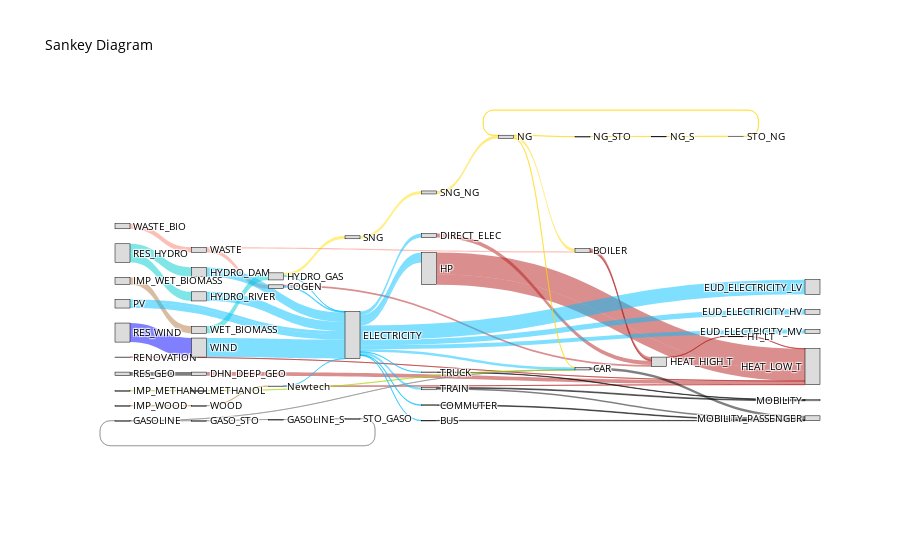

The code cell stored with this chart in its notebook:
### Markdown cell above
- The `postprocessing` function enriches the results with additional analysis, making them ready for interpretation and plotting.

#### Generate and Display a Sankey Diagram

A Sankey diagram visually represents the energy flows within the system, showing how the new technology interacts with other components.

### Code cell
# Generate the Sankey diagram based on the results
fig = plot_sankey(results_ch)
fig.show()

### Figure 1 — Plotly figure (JSON) as saved in the notebook; plotly's stock layout.template omitted (floating-point values rounded to 4 significant figures)
{"data": [{"link": {"color": ["rgba(181, 31, 31, 0.50)", "rgba(181, 31, 31, 0.50)", "rgba(181, 31, 31, 0.50)", "rgba(181, 31, 31, 0.50)", "rgba(128, 128, 128, 0.50)", "rgba(128, 128, 128, 0.50)", "rgba(128, 128, 128, 0.50)", "rgba(181, 31, 31, 0.50)", "rgba(181, 31, 31, 0.50)", "rgba(255, 225, 0, 0.50)", "rgba(165, 218, 0, 0.50)", "rgba(179, 123, 68, 0.50)", "rgba(205, 133, 63, 0.50)", "rgba(181, 31, 31, 0.50)", "rgba(181, 31, 31, 0.50)", "rgba(181, 31, 31, 0.50)", "rgba(181, 31, 31, 0.50)", "rgba(181, 31, 31, 0.50)", "rgba(0, 0, 0, 0.50)", "rgba(0, 206, 209, 0.50)", "rgba(0, 206, 209, 0.50)", "rgba(0, 0, 255, 0.50)", "rgba(128, 128, 128, 0.50)", "rgba(250, 128, 114, 0.50)", "rgba(250, 128, 114, 0.50)", "rgba(250, 128, 114, 0.50)", "rgba(0, 206, 209, 0.50)", "rgba(205, 133, 63, 0.50)", "rgba(0, 0, 0, 0.50)", "rgba(0, 0, 0, 0.50)", "rgba(0, 0, 0, 0.50)", "rgba(0, 0, 0, 0.50)", "rgba(0, 0, 0, 0.50)", "rgba(0, 0, 0, 0.50)", "rgba(128, 128, 128, 0.50)", "rgba(165, 218, 0, 0.50)", "rgba(0, 191, 255, 0.50)", "rgba(0, 191, 255, 0.50)", "rgba(0, 191, 255, 0.50)", "rgba(0, 191, 255, 0.50)", "rgba(0, 191, 255, 0.50)", "rgba(0, 191, 255, 0.50)", "rgba(0, 191, 255, 0.50)", "rgba(0, 191, 255, 0.50)", "rgba(0, 191, 255, 0.50)", "rgba(0, 191, 255, 0.50)", "rgba(0, 191, 255, 0.50)", "rgba(0, 191, 255, 0.50)", "rgba(0, 191, 255, 0.50)", "rgba(0, 191, 255, 0.50)", "rgba(0, 191, 255, 0.50)", "rgba(0, 191, 255, 0.50)", "rgba(0, 191, 255, 0.50)", "rgba(0, 191, 255, 0.50)", "rgba(0, 191, 255, 0.50)", "rgba(255, 215, 0, 0.50)", "rgba(255, 215, 0, 0.50)", "rgba(255, 215, 0, 0.50)", "rgba(255, 215, 0, 0.50)", "rgba(255, 225, 0, 0.50)", "rgba(255, 215, 0, 0.50)", "rgba(255, 215, 0, 0.50)", "rgba(255, 215, 0, 0.50)"], "label": [38550.0, 6424.0, 18010.0, 0.000426, 2.873e-12, 2.873e-12, 2.873e-12, 434.2, 434.2, 5285.0, 5.072e-13, 12470.0, 0.02898, 5179.0, 1692.0, 3084.0, 6968.0, 0.02898, 6424.0, 16120.0, 16580.0, 33540.0, 2.873e-12, 6853.0, 2064.0, 8917.0, 12472, 0.02898, 520.6, 4240.0, 1152.0, 1463.0, 2763.0, 612.2, 4.43e-12, 5.072e-13, 6968.0, 12850.0, 4503.0, 16580.0, 211.4, 16120.0, 1371.0, 0.01449, 5269.0, 9911.0, 33540.0, 8896.0, 25870.0, 7404.0, 520.6, 4240.0, 1152.0, 4226.0, 612.2, 310.2, 5285.0, 310.2, 310.2, 5285.0, 5285.0, 310.2, 2.006e-13], "source": [16, 5, 16, 32, 11, 12, 13, 14, 17, 19, 21, 22, 23, 0, 0, 3, 6, 30, 33, 34, 34, 35, 38, 42, 42, 43, 44, 46, 1, 2, 4, 40, 40, 41, 11, 24, 7, 7, 7, 18, 19, 20, 3, 30, 31, 31, 45, 7, 7, 7, 7, 7, 7, 7, 7, 27, 27, 28, 29, 36, 37, 39, 27], "target": [15, 15, 15, 15, 13, 38, 12, 17, 15, 36, 24, 44, 46, 14, 14, 14, 14, 15, 5, 20, 18, 45, 11, 3, 0, 42, 19, 30, 26, 26, 26, 25, 26, 25, 2, 2, 6, 16, 16, 7, 7, 7, 7, 7, 7, 7, 7, 8, 9, 10, 1, 2, 4, 40, 41, 29, 0, 39, 28, 37, 27, 27, 2], "value": [38550.0, 6424.0, 18010.0, 0.000426, 2.873e-12, 2.873e-12, 2.873e-12, 434.2, 434.2, 5285.0, 5.072e-13, 12470.0, 0.02898, 5179.0, 1692.0, 3084.0, 6968.0, 0.02898, 6424.0, 16120.0, 16580.0, 33540.0, 2.873e-12, 6853.0, 2064.0, 8917.0, 12472, 0.02898, 520.6, 4240.0, 1152.0, 1463.0, 2763.0, 612.2, 4.43e-12, 5.072e-13, 6968.0, 12850.0, 4503.0, 16580.0, 211.4, 16120.0, 1371.0, 0.01449, 5269.0, 9911.0, 33540.0, 8896.0, 25870.0, 7404.0, 520.6, 4240.0, 1152.0, 4226.0, 612.2, 310.2, 5285.0, 310.2, 310.2, 5285.0, 5285.0, 310.2, 2.006e-13]}, "node": {"color": "#DCDCDC", "label": ["BOILER", "BUS", "CAR", "COGEN", "COMMUTER", "DHN_DEEP_GEO", "DIRECT_ELEC", "ELECTRICITY", "EUD_ELECTRICITY_HV", "EUD_ELECTRICITY_LV", "EUD_ELECTRICITY_MV", "GASOLINE", "GASOLINE_S", "GASO_STO", "HEAT_HIGH_T", "HEAT_LOW_T", "HP", "HT_LT", "HYDRO_DAM", "HYDRO_GAS", "HYDRO_RIVER", "IMP_METHANOL", "IMP_WET_BIOMASS", "IMP_WOOD", "METHANOL", "MOBILITY", "MOBILITY_PASSENGER", "NG", "NG_S", "NG_STO", "Newtech", "PV", "RENOVATION", "RES_GEO", "RES_HYDRO", "RES_WIND", "SNG", "SNG_NG", "STO_GASO", "STO_NG", "TRAIN", "TRUCK", "WASTE", "WASTE_BIO", "WET_BIOMASS", "WIND", "WOOD"], "line": {"color": "black", "width": 0.5}, "pad": 15, "thickness": 15}, "type": "sankey", "valueformat": ".0f", "valuesuffix": ""}], "layout": {"font": {"color": "black", "size": 10}, "title": {"text": "Sankey Diagram"}}}
